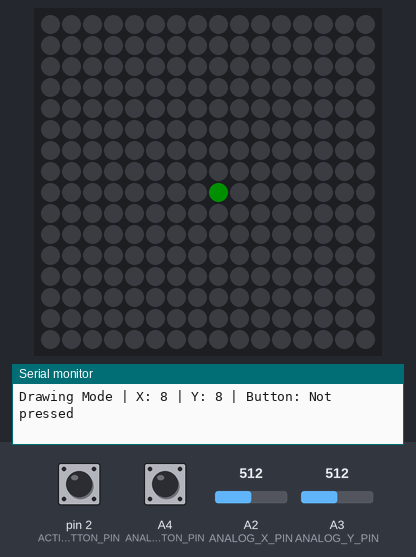
Recording of a sketch running on a simulated Arduino Uno, built with avr-gcc and run on an emulated ATmega328P. Parts: 16×16 RGB LED matrix (first LED top left, wired row by row), the last lines printed to the serial monitor. The inputs (shaded band) are chosen by the test bench; at power-on: pin 2 (ACTION_BUTTON_PIN) HIGH, A2 (ANALOG_X_PIN) = 512, A3 (ANALOG_Y_PIN) = 512, A4 (ANALOG_BUTTON_PIN) HIGH. Dim RGB values are drawn brighter than linear.

Above: at 1.2 s.
1.3 s: pin 2 (ACTION_BUTTON_PIN) pulled LOW for 0.15 s
3.3 s: pin 2 (ACTION_BUTTON_PIN) pulled LOW for 1 s
5.8 s: A2 (ANALOG_X_PIN) set to 716
At 7.5 s:
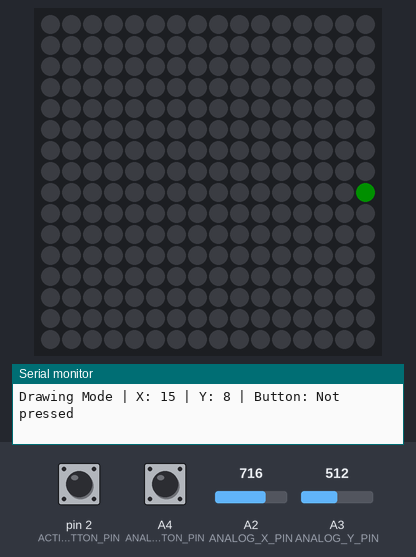
7.6 s: A3 (ANALOG_Y_PIN) set to 716
9.3 s: A2 (ANALOG_X_PIN) set to 306
10.9 s: A4 (ANALOG_BUTTON_PIN) pulled LOW for 0.15 s
At 12.4 s:
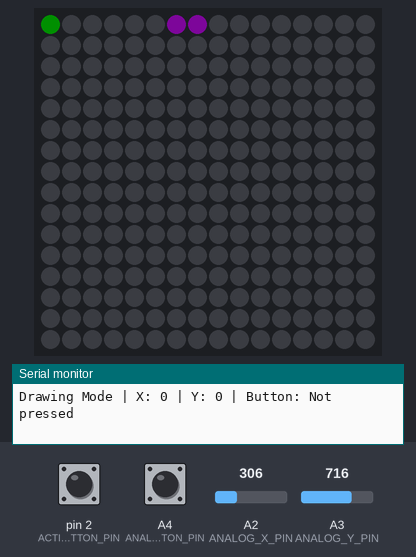
Timing chart, 0 to 12.6 s (numbered marks = the images above; inputs shaded):
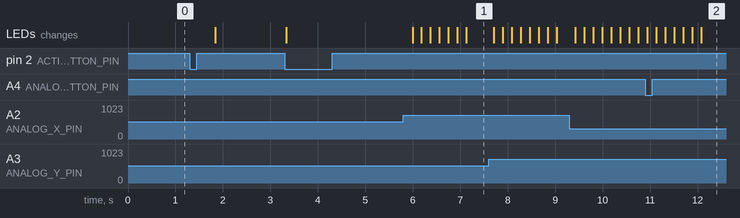

Measured:
- after the input at 5.8 s, the LEDs: first change after 0.20 s (image 1 shows a later state)
- after the input at 10.9 s, the LEDs: first change at once (image 2 shows a later state)

The sketch:

extra-button-handler.ino
```cpp
#include <FastLED.h>

#define BRIGHTNESS 30

// LED Matrix Configuration
#define NUM_LEDS 256
#define DATA_PIN 13
#define MATRIX_WIDTH 16
#define MATRIX_HEIGHT 16

// Joystick Configuration
#define ANALOG_X_PIN A2
#define ANALOG_Y_PIN A3
#define ANALOG_BUTTON_PIN A4

// Action Button Configuration
#define ACTION_BUTTON_PIN 2  // Action button on pin 2

// Default values when axis not actioned
#define ANALOG_X_CORRECTION 122
#define ANALOG_Y_CORRECTION 129

// Timing configurations
#define CURSOR_MOVE_DELAY 170    // Delay between cursor movements (ms)
#define GENERATION_DELAY 500     // Time between Game of Life generations (ms)
#define DOUBLE_PRESS_WINDOW 500  // Window for detecting double press (ms)

// Operating modes
#define MODE_DRAWING 0
#define MODE_GAME_OF_LIFE 1

// Define the array of leds
CRGB leds[NUM_LEDS];

// Keep track of drawn pixels for Game of Life
bool drawnPixels[NUM_LEDS] = {false};
bool nextGeneration[NUM_LEDS] = {false}; // Buffer for next generation

// Cursor position
uint8_t cursorX = MATRIX_WIDTH / 2;  // Start in the middle
uint8_t cursorY = MATRIX_HEIGHT / 2; // Start in the middle

// Colors
CRGB cursorColor = CRGB::Green;
CRGB drawColor = CRGB(180, 10, 220);
CRGB lifeColor = CRGB(255, 240, 0);

// State variables
uint8_t currentMode = MODE_DRAWING;
unsigned long lastCursorMoveTime = 0;
unsigned long lastGenerationTime = 0;
unsigned int generationCount = 0;

// Button timing variables
unsigned long lastActionButtonPress = 0;
bool actionButtonPressed = false;

void setup() {
  // Initialize pins
  pinMode(ANALOG_BUTTON_PIN, INPUT_PULLUP);
  pinMode(ACTION_BUTTON_PIN, INPUT_PULLUP);

  // Initialize LED matrix
  FastLED.addLeds<WS2812, DATA_PIN, GRB>(leds, NUM_LEDS);
  FastLED.setBrightness(BRIGHTNESS);

  // Clear the display
  FastLED.clear();
  FastLED.show();

  Serial.begin(115200);
  Serial.println("Joystick LED Drawing Tool with Game of Life initialized");
}

void loop() {
  // Handle action button (with double-press detection)
  handleActionButton();

  // Handle the current mode
  if (currentMode == MODE_DRAWING) {
    handleDrawingMode();
  } else { // MODE_GAME_OF_LIFE
    handleGameOfLifeMode();
  }

  delay(20); // Small delay for system responsiveness
}

void handleActionButton() {
  // Read current button state (LOW when pressed because of INPUT_PULLUP)
  bool currentButtonState = (digitalRead(ACTION_BUTTON_PIN) == LOW);

  // Button press detection (edge detection)
  if (currentButtonState && !actionButtonPressed) {
    actionButtonPressed = true;

    // Check for double press (two presses within DOUBLE_PRESS_WINDOW)
    if (millis() - lastActionButtonPress < DOUBLE_PRESS_WINDOW) {
      clearAllDrawnPixels();
      currentMode = MODE_DRAWING;
      Serial.println("Double press - Clearing grid and returning to drawing mode");
    } else {
      // Single press - toggle mode
      if (currentMode == MODE_DRAWING) {
        currentMode = MODE_GAME_OF_LIFE;
        generationCount = 0;
        lastGenerationTime = millis();
        Serial.println("Switching to Game of Life mode");
      } else {
        currentMode = MODE_DRAWING;
        Serial.println("Switching to Drawing mode");
      }
    }

    lastActionButtonPress = millis();
  }
  // Button release detection
  else if (!currentButtonState && actionButtonPressed) {
    actionButtonPressed = false;
  }
}

void handleDrawingMode() {
  // Get current time for cursor movement timing
  unsigned long currentTime = millis();

  short joystickX = readAnalogAxisLevel(ANALOG_X_PIN) - ANALOG_X_CORRECTION;
  short joystickY = readAnalogAxisLevel(ANALOG_Y_PIN) - ANALOG_Y_CORRECTION;
  bool joystickButtonPressed = isAnalogButtonPressed(ANALOG_BUTTON_PIN);

  uint16_t oldCursorIndex = XY(cursorX, cursorY);

  // Only update cursor position at controlled intervals
  if (currentTime - lastCursorMoveTime >= CURSOR_MOVE_DELAY) {
    updateCursorPosition(joystickX, joystickY);
    lastCursorMoveTime = currentTime;
  }
  uint16_t newCursorIndex = XY(cursorX, cursorY);

  if (joystickButtonPressed) {
    drawnPixels[newCursorIndex] = true;
  }

  // Only update LEDs that need changing
  if (oldCursorIndex != newCursorIndex) {
    if (drawnPixels[oldCursorIndex]) {
      leds[oldCursorIndex] = drawColor;
    } else {
      leds[oldCursorIndex] = CRGB::Black;
    }
  }

  leds[newCursorIndex] = cursorColor;

  FastLED.show();

  Serial.print("Drawing Mode | X: ");
  Serial.print(cursorX);
  Serial.print(" | Y: ");
  Serial.print(cursorY);
  Serial.print(" | Button: ");
  Serial.println(joystickButtonPressed ? "Pressed" : "Not pressed");
}

void handleGameOfLifeMode() {
  unsigned long currentTime = millis();

  if ((currentTime - lastGenerationTime) >= GENERATION_DELAY) {
    evolveGameOfLife();
    updateGameOfLifeDisplay();
    lastGenerationTime = currentTime;
    generationCount++;

    Serial.print("Game of Life Mode | Generation: ");
    Serial.println(generationCount);
  }
}

void evolveGameOfLife() {
  // Calculate next generation based on current state
  for (int y = 0; y < MATRIX_HEIGHT; y++) {
    for (int x = 0; x < MATRIX_WIDTH; x++) {
      int currentIndex = XY(x, y);
      bool currentState = drawnPixels[currentIndex];
      int neighbors = countLiveNeighbors(x, y);

      if (currentState) {
        nextGeneration[currentIndex] = (neighbors == 2 || neighbors == 3);
      } else {
        nextGeneration[currentIndex] = (neighbors == 3);
      }
    }
  }
  memcpy(drawnPixels, nextGeneration, sizeof(drawnPixels));
}

int countLiveNeighbors(int x, int y) {
  int count = 0;

  for (int dy = -1; dy <= 1; dy++) {
    for (int dx = -1; dx <= 1; dx++) {
      if (dx == 0 && dy == 0) continue;

      int nx = x + dx;
      int ny = y + dy;

      if (nx >= 0 && nx < MATRIX_WIDTH && ny >= 0 && ny < MATRIX_HEIGHT) {
        if (drawnPixels[XY(nx, ny)]) count++;
      }
    }
  }
  return count;
}

void updateGameOfLifeDisplay() {
  FastLED.clear();

  // Display all live cells
  for (int i = 0; i < NUM_LEDS; i++) {
    if (drawnPixels[i]) {
      leds[i] = lifeColor;
    }
  }
  FastLED.show();
}

// Map from (x, y) coordinates to LED index, accounting for zigzag pattern
uint16_t XY(uint8_t x, uint8_t y) {
  if (y % 2 == 0) {
    // Even rows left to right
    return (y * MATRIX_WIDTH) + x;
  } else {
    return (y * MATRIX_WIDTH) + (MATRIX_WIDTH - 1 - x);
  }
}

void updateCursorPosition(short joystickX, short joystickY) {
  if (joystickX > 20) {
    cursorX = min(cursorX + 1, MATRIX_WIDTH - 1);
  } else if (joystickX < -20) {
    cursorX = max(cursorX - 1, 0);
  }

  if (joystickY < -20) {
    cursorY = min(cursorY + 1, MATRIX_HEIGHT - 1);
  } else if (joystickY > 20) {
    cursorY = max(cursorY - 1, 0);
  }
}

// Clear all drawn pixels
void clearAllDrawnPixels() {
  memset(drawnPixels, 0, sizeof(drawnPixels));
  memset(nextGeneration, 0, sizeof(nextGeneration));
  FastLED.clear();
  if (currentMode == MODE_DRAWING) {
    uint16_t cursorIndex = XY(cursorX, cursorY);
    leds[cursorIndex] = cursorColor;
  }
  FastLED.show();
}

// Read analog axis level from the joystick
byte readAnalogAxisLevel(int pin) {
  return map(analogRead(pin), 0, 1023, 0, 255);
}

// Check if the joystick button is pressed
bool isAnalogButtonPressed(int pin) {
  return digitalRead(pin) == 0;
}
```
